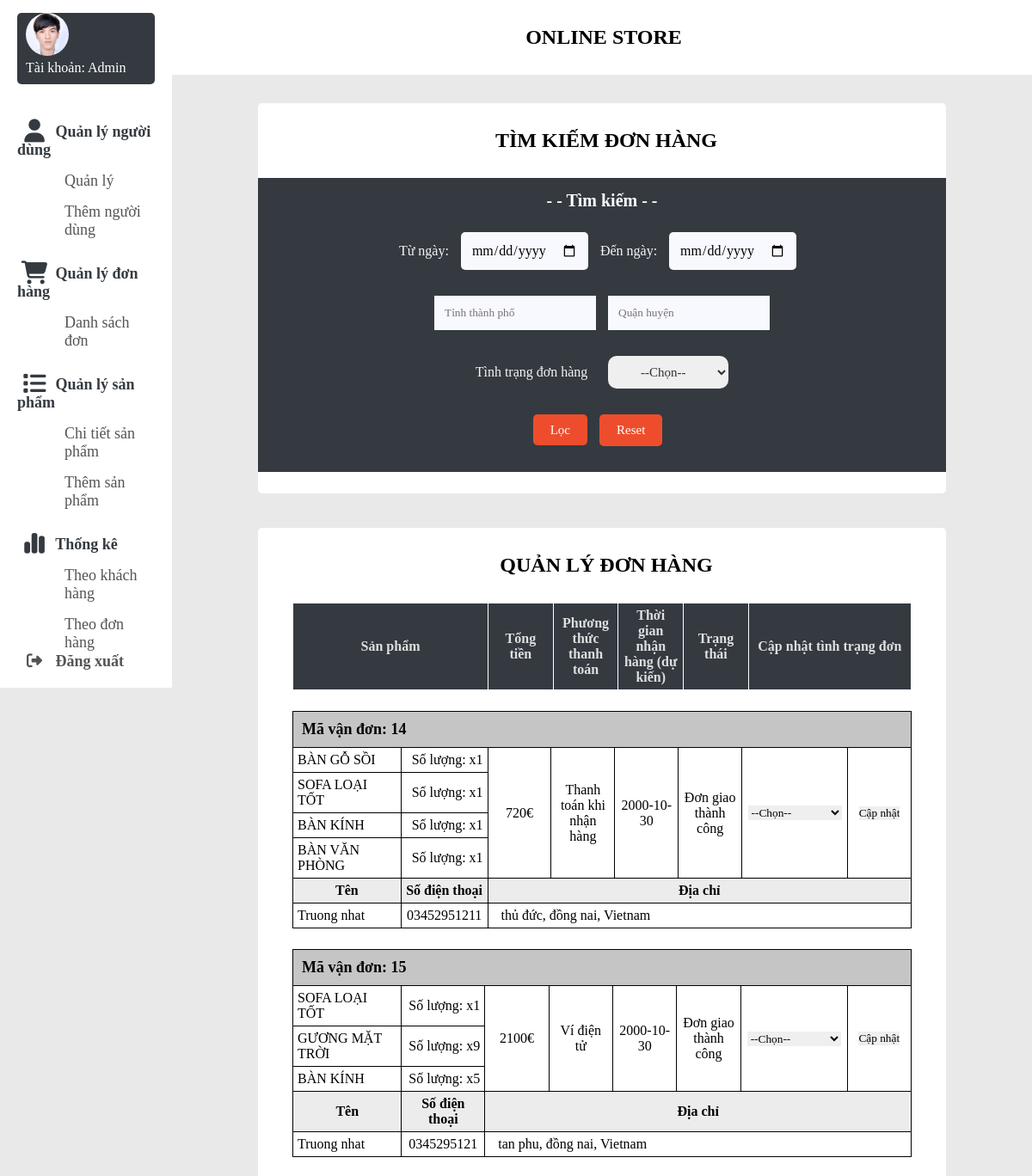
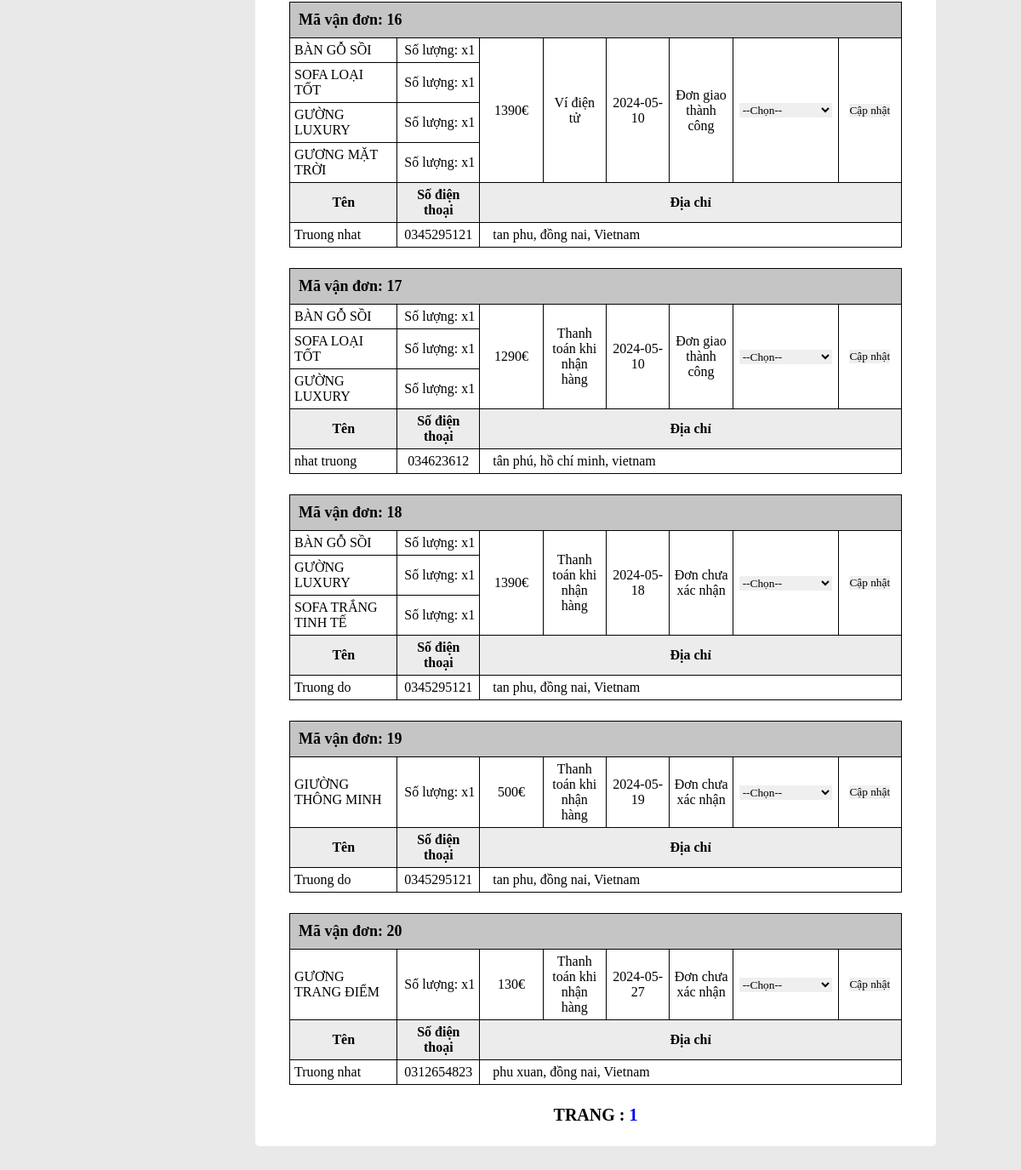
The page /admin/cart-admin.php on the database its author committed (2 pictures, top to bottom).
### tables this page shows
CREATE TABLE `cart_detail` (
  `id` int(11) NOT NULL,
  `username` varchar(500) NOT NULL,
  `hoten` varchar(50) NOT NULL,
  `diachi` varchar(1000) NOT NULL,
  `sdt` varchar(50) NOT NULL,
  `payment` varchar(50) NOT NULL,
  `tensp` varchar(500) NOT NULL,
  `soluong` varchar(500) NOT NULL,
  `gia` varchar(500) NOT NULL,
  `tong` varchar(50) NOT NULL,
  `tongtien` varchar(50) NOT NULL,
  `xuly` varchar(50) NOT NULL,
  `time_shipping` date NOT NULL,
  `time_order` date NOT NULL
);

### admin/cart-admin.php (the view, shortened to what this page needs)
<?php
global $conn;
$username_admin = $_GET['admin'];
$sql_offset = "SELECT * from cart_detail where 1=1";
?>
<span style="font-family: verdana, geneva, sans-serif;">
<!DOCTYPE html>
<html lang="en">
<head>
<link rel="stylesheet" href="style/style_admin.css" />
<link rel="stylesheet" href="style/style_cartadmin.css" />
<link rel="stylesheet" href="https://cdnjs.cloudflare.com/ajax/libs/font-awesome/6.5.0/css/all.min.css" />
</head>
<body>
<div class="container">
    <?php include 'navbar.php'; ?>
    <div class="top-banner">
        <p>Online store</p>
    </div>
    <section class="main">
    <div class="main-top"></div>
    <div class="background-section">
        <div class="main-body">
            <h1>TÌM KIẾM ĐƠN HÀNG</h1>
        </div>
            <form action="" class="form-search" method="get">
                <h5 class="h5-search">- - Tìm kiếm - -</h5>
                <div class="date-search-cart-admin">
                    <label for="" class="label">Từ ngày:</label>
                    <input type="date" name="from-date" class="select">
                    <label for="" class="label">Đến ngày:</label>
                    <input type="date" class="select" name="to-date">
                </div>
                <div class="address-search-cart-admin">
                    <input class="label2" type="text" name="city" placeholder="Tỉnh thành phố">
                    <input class="label3" type="text" name="district" placeholder="Quận huyện">
                </div>
                <div class="abcde">
                    <label for="" class="label">Tình trạng đơn hàng</label>
                    <select name="donhang" >
                        <option value="">--Chọn--</option>
                    </select>
                </div>
                <div class="nut-loc-va-reset">
                    <label for="submitbutton">
                    <span  class="button">Lọc</span>
                    </label>
                    <input type="submit" id="resetbutton" name="reset" class="button" value="Reset">
                </div>
            </form>
    </div>
    <div class="background-section">
        <div class="main-body">
        <h1>QUẢN LÝ ĐƠN HÀNG</h1>
    </div>
    <table class="table-main">
    <tr class="tr-main">
        <th class="sanpham" colspan="2">Sản phẩm</th>
        <th class="doanhthu">Tổng tiền</th>
        <th class="vanchuyen">Phương thức thanh toán</th>
        <th class="thoigian">Thời gian nhận hàng (dự kiến)</th>
        <th class="trangthai">Trạng thái</th>
        <th class="thaotac" colspan="2">Cập nhật tình trạng đơn</th>
    </tr>
    </table>
    <?php
    $result_offset = $conn ->query($sql_offset);
    while ($row = $result_offset->fetch_assoc()) {
        $tensp_array = explode('/', $row['tensp']);
        $soluong_array = explode('/', $row['soluong']);
        $count_slash = count($tensp_array);
        ?>
        <table class="table-data">
            <tr class="tr-data">
                <th class="mavandon" colspan="8">
                    Mã vận đơn: <?php echo $row['id']?>
                </th>
            </tr>
            <?php foreach ($tensp_array as $key => $product) { ?>
            <tr>
                <td class="sanpham">
                    <?php echo $product?>
                </td>
                <td class="soluong">Số lượng: x<?php echo $soluong_array[$key]?></td>
                <?php if ($key === 0)
                {
                    ?>
                    <td class="doanhthu" rowspan="<?php echo $count_slash?>">
                        <?php echo $row['tongtien'].'€'?>
                    </td>
                    <td class="vanchuyen" rowspan="<?php echo $count_slash?>">
                        <?php echo $row['payment']?>
                    </td>
                    <td class="date" rowspan="<?php echo $count_slash?>"><?php echo $row['time_shipping']?></td>
                    <td class="trangthai" rowspan="<?php echo $count_slash?>">
                        <?php
                        if ($row['xuly']==1){
                            echo 'Đơn chưa xác nhận';
                        }
                        else if ($row['xuly']==2){
                            echo 'Đơn đã xác nhận';
                        }
                        else if ($row['xuly']==3){
                            echo 'Đơn giao thành công';
                        }
                        else if ($row['xuly']==4){
                            echo 'Hủy đơn';
                        }
                        ?>
                    </td>
                    <form method="post">
                        <td class="option" rowspan="<?php echo $count_slash?>">
                            <select name="selection">
                                <option value="">--Chọn--</option>
                            </select>
                        </td>
                        <td class="capnhat" rowspan="<?php echo $count_slash?>">
                            <input type="submit" name="update" value="Cập nhật">
                        </td>
                    </form>
                    <?php
                }
                ?>
            </tr>
            <?php } ?>
            <tr>
                <th class="name">Tên</th>
                <th class="sdt">Số điện thoại</th>
                <th colspan="6" class="address">Địa chỉ</th>
            </tr>
            <tr>
                <td class="name">
                    <?php echo $row['hoten']?>
                </td >
                <td class="sdt">
                    <?php echo $row['sdt']?>
                </td>
                <td colspan="6" class="address">
                    <?php echo $row['diachi']?>
                </td>
            </tr>
        </table>
        <?php
    }
    ?>
    <div style="text-align: center;">
    <p style="font-size: 20px;">Trang :
        <?php
        $sql_trang = mysqli_query($conn, "SELECT * FROM cart_detail");
        $count = mysqli_num_rows($sql_trang);
        $a = ceil($count / 8);
        if(isset($_GET['search'])){
            $from_date = $_GET['from-date'];
            $to_date = $_GET['to-date'];
            $donhang = $_GET['donhang'];
            $city = $_GET['city'];
            $district = $_GET['district'];
            for ($b = 1; $b <= $a; $b++) {
                echo '<a class="phantrang" href="?admin=' .$username_admin.
                    '&from-date='.$from_date .
                    '&to-date='. $to_date.
                    '&city=' . $city.
                    '&district=' . $district.
                    '&donhang=' . $donhang.
                    '&page=' . $b .
                    '&search=Submit'.
                    '" style="text-decoration:none;">' . ' ' . $b . ' ' . '</a>';
            }
        }
        else{
            for ($b = 1; $b <= $a; $b++) {
                echo '<a class="phantrang" href="?admin=' .$username_admin.
                    '&page=' . $b . '" style="text-decoration:none;">' . ' ' . $b . ' ' . '</a>';
            }
        }
        ?>
    </p>
    </div>
    </div>
    </section>
</div>
</body>
</html>

### admin/style/style_admin.css (style rules this page uses)
* { margin: 0; padding: 0; outline: none; border: none; text-decoration: none; list-style: none; box-sizing: border-box; font-family: 'Times New Roman', Times, serif; }
body { background: rgb(233, 233, 233); overflow-y: scroll; }
.container { display:flex; }
img, h1 { margin-left: 10px; }
.top-banner { top: 0; left: 0; position: fixed; width: 85% ; padding: 30px; z-index: 6666; background-color: #fff; margin-left: 16% ; }
p { text-align: center ; font-weight: bold; font-size: 24px; text-transform: uppercase; }
.main { width: 100% ; text-align: center; }
.main-top { padding: 50px; }
.main-body { padding: 10px 10px 10px 20px; }
h1 { margin: 20px 10px; }
.background-section { background-color: white; margin-top: 2%; margin-bottom: 4% ; margin-left: 100px; margin-right: 100px; border-radius: 5px; }

### admin/style/style_cartadmin.css (style rules this page uses)
table { margin-left: 5%; width: 90%; margin-bottom: 3%; }
th, td, table { border: solid 1px black; border-collapse: collapse; }
th:not(.mavandon):not(th.name):not(th.address):not(th.sdt) { background-color: #343a40; color: #dfdfdf; border: solid 1px white; }
th,td { padding-top: 20px; padding-bottom: 30px; padding: 5px; }
.mavandon { background-color: #c5c5c5; text-align: left; font-size: 18px; padding:10px }
th.sanpham { width: 30%; }
td.soluong { text-align: right; width: 13%; }
td.sanpham { width: 17%; }
.doanhthu { width: 10%; text-align: center; }
.trangthai { width: 10%; text-align: center; }
.vanchuyen { width: 10%; }
td.vanchuyen { text-align: center; }
.thoigian { width: 10%; }
.date { width: 10%; text-align: center; }
.thaotac { width: 25%; text-align: center; }
.capnhat { width: 10%; text-align: center; }
.option { width: 15%; text-align: center; }
.background-section { padding-bottom: 2.5%; }
th.name, th.address, th.sdt { background-color: rgb(236, 236, 236); }
td.sdt { text-align: center; }
td.address { padding-left: 15px; }
.form-search { padding: 15px; background-color: #343a40; }
.h5-search { font-size: 20px; margin-bottom: 10px; color: white; }
.select { padding: 5px 0 5px 5px; font-size: 16px; border-radius: 5px; margin-right: 10px; background-color: white; }
.button { background-color: white; padding: 5px 10px 5px 10px; font-size: 16px ; border-radius: 5px; margin-right: 10px; }
input.select { margin-left: 10px; background: ghostwhite; border: 0; filter: none; outline: none; padding: 12px; text-align: left; }
.label { color: whitesmoke; min-width: 20%; overflow: hidden; padding-bottom: 30px; text-align: right; white-space: nowrap; }
.date-search-cart-admin { padding: 15px; }
.address-search-cart-admin { padding: 15px; }
.label2 { background: ghostwhite; border: 0; filter: none; outline: none; padding: 12px; text-align: left; }
.label3 { margin-left: 10px; background: ghostwhite; border: 0; filter: none; outline: none; padding: 12px; text-align: left; }
.abcde { padding: 15px; }
.abcde select { margin-left: 20px; color: rgba(0,0,0,0.8); border-radius: 10px; text-align: center; padding: 10px; font-size: 15px; }
.nut-loc-va-reset { padding: 15px; }
.nut-loc-va-reset span { padding: 10px 20px; font-size: 15px; background-color: rgb(238, 77, 45); color: rgb(255,255,255); outline: 0px; overflow: visible; position: relative; }
.nut-loc-va-reset input { padding: 10px 20px; font-size: 15px; background-color: rgb(238, 77, 45); color: rgb(255,255,255); outline: 0px; overflow: visible; position: relative; }

### rows shown on the page
cart_detail: id "14", tensp "BÀN GỖ SỒI", username "1", tongtien "720", payment "Thanh toán khi nhận hàng", time_shipping "2000-10-30", xuly "Đơn giao thành công", tensp "SOFA LOẠI TỐT", tensp "BÀN KÍNH", tensp "BÀN VĂN PHÒNG", hoten "Truong nhat", sdt "03452951211", diachi "thủ đức, đồng nai, Vietnam"
cart_detail: id "15", tensp "SOFA LOẠI TỐT", soluong "1", tongtien "2100", payment "Ví điện tử", time_shipping "2000-10-30", xuly "Đơn giao thành công", tensp "GƯƠNG MẶT TRỜI", soluong "9", tensp "BÀN KÍNH", soluong "5", hoten "Truong nhat", sdt "0345295121", diachi "tan phu, đồng nai, Vietnam"
cart_detail: id "16", tensp "BÀN GỖ SỒI", soluong "1", tongtien "1390", payment "Ví điện tử", time_shipping "2024-05-10", xuly "Đơn giao thành công", tensp "SOFA LOẠI TỐT", tensp "GƯỜNG LUXURY", tensp "GƯƠNG MẶT TRỜI", hoten "Truong nhat", sdt "0345295121", diachi "tan phu, đồng nai, Vietnam"
cart_detail: id "17", tensp "BÀN GỖ SỒI", soluong "1", tongtien "1290", payment "Thanh toán khi nhận hàng", time_shipping "2024-05-10", xuly "Đơn giao thành công", tensp "SOFA LOẠI TỐT", tensp "GƯỜNG LUXURY", hoten "nhat truong", sdt "034623612", diachi "tân phú, hồ chí minh, vietnam"
cart_detail: id "18", tensp "BÀN GỖ SỒI", soluong "1", tongtien "1390", payment "Thanh toán khi nhận hàng", time_shipping "2024-05-18", xuly "Đơn chưa xác nhận", tensp "GƯỜNG LUXURY", tensp "SOFA TRẮNG TINH TẾ", hoten "Truong do", sdt "0345295121", diachi "tan phu, đồng nai, Vietnam"
cart_detail: id "19", tensp "GIƯỜNG THÔNG MINH", soluong "1", tongtien "500", payment "Thanh toán khi nhận hàng", time_shipping "2024-05-19", xuly "Đơn chưa xác nhận", hoten "Truong do", sdt "0345295121", diachi "tan phu, đồng nai, Vietnam"
cart_detail: id "20", tensp "GƯƠNG TRANG ĐIỂM", soluong "1", tongtien "130", payment "Thanh toán khi nhận hàng", time_shipping "2024-05-27", xuly "Đơn chưa xác nhận", hoten "Truong nhat", sdt "0312654823", diachi "phu xuan, đồng nai, Vietnam"
